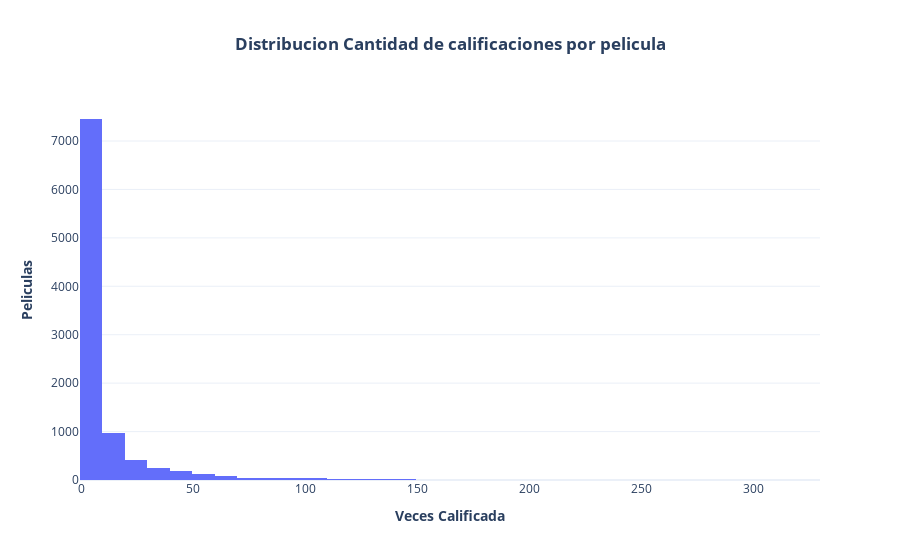

Notebook code for this chart:
### Code cell
query = "SELECT movieId, COUNT(*) AS total_ratings FROM ratings GROUP BY movieId ORDER BY total_ratings"
df = create_df(query)
# df["conteo"] = df["conteo"]/df["conteo"].sum() 

fig = px.histogram(df, x="total_ratings", nbins=50, template="plotly_white", labels={"total_ratings":"<b>Veces Calificada</b>"},
                  title="<b>Distribucion Cantidad de calificaciones por pelicula</b>")

fig.update_layout(title={"x":0.5})

fig.update_traces(textposition="outside", hovertemplate="<b>Veces Calificada</b>=%{x}<br><b>Peliculas</b>=%{y}<extra></extra>")

fig.update_yaxes(title="<b>Peliculas</b>", )

fig.show()

### Figure 1 — Plotly figure (JSON) as saved in the notebook; plotly's stock layout.template omitted (floating-point values rounded to 4 significant figures; data arrays with more than 128 entries replaced by an {"elided": "..."} marker saying what was removed)
{"data": [{"alignmentgroup": "True", "bingroup": "x", "hovertemplate": "<b>Veces Calificada</b>=%{x}<br><b>Peliculas</b>=%{y}<extra></extra>", "legendgroup": "", "marker": {"color": "#636efa", "pattern": {"shape": ""}}, "name": "", "nbinsx": 50, "offsetgroup": "", "orientation": "v", "showlegend": false, "textposition": "outside", "type": "histogram", "x": {"elided": "9724 int values"}, "xaxis": "x", "yaxis": "y"}], "layout": {"autosize": true, "barmode": "relative", "legend": {"tracegroupgap": 0}, "title": {"text": "<b>Distribucion Cantidad de calificaciones por pelicula</b>", "x": 0.5}, "xaxis": {"anchor": "y", "autorange": true, "domain": [0, 1], "range": [-0.5, 329.5], "title": {"text": "<b>Veces Calificada</b>"}, "type": "linear"}, "yaxis": {"anchor": "x", "autorange": true, "domain": [0, 1], "range": [0, 7847.0], "title": {"text": "<b>Peliculas</b>"}}}}
